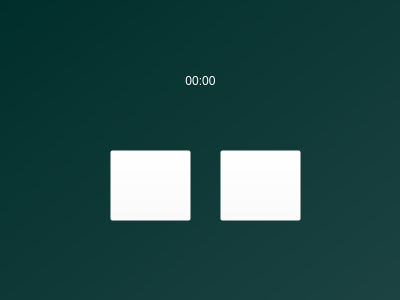
<?xml version="1.0" encoding="UTF-8"?>
<ui version="4.0">
 <class>Form</class>
 <widget class="QWidget" name="Form">
  <property name="geometry">
   <rect>
    <x>0</x>
    <y>0</y>
    <width>400</width>
    <height>300</height>
   </rect>
  </property>
  <property name="windowTitle">
   <string>Form</string>
  </property>
  <property name="autoFillBackground">
   <bool>false</bool>
  </property>
  <property name="styleSheet">
   <string notr="true">background:qlineargradient(spread:pad, x1:0, y1:0, x2:1, y2:1, stop:0 rgb(0, 46, 43), stop:1 rgb(28, 67, 66));</string>
  </property>
  <widget class="QLabel" name="label">
   <property name="geometry">
    <rect>
     <x>40</x>
     <y>30</y>
     <width>321</width>
     <height>101</height>
    </rect>
   </property>
   <property name="styleSheet">
    <string notr="true">background-color: rgba(255, 255, 255, 0);
font: 36pt &quot;Arial&quot;;
color:white;</string>
   </property>
   <property name="text">
    <string>00:00</string>
   </property>
   <property name="alignment">
    <set>Qt::AlignCenter</set>
   </property>
  </widget>
  <widget class="QPushButton" name="pushButton">
   <property name="geometry">
    <rect>
     <x>110</x>
     <y>150</y>
     <width>81</width>
     <height>71</height>
    </rect>
   </property>
   <property name="styleSheet">
    <string notr="true">background-color: rgba(255, 255, 255, 0);
color:white;</string>
   </property>
   <property name="text">
    <string/>
   </property>
   <property name="icon">
    <iconset>
     <normaloff>../Images/play_arrow_FILL0_wght400_GRAD0_opsz48.png</normaloff>../Images/play_arrow_FILL0_wght400_GRAD0_opsz48.png</iconset>
   </property>
   <property name="iconSize">
    <size>
     <width>256</width>
     <height>256</height>
    </size>
   </property>
   <property name="checkable">
    <bool>false</bool>
   </property>
  </widget>
  <widget class="QPushButton" name="pushButton_2">
   <property name="geometry">
    <rect>
     <x>220</x>
     <y>150</y>
     <width>81</width>
     <height>71</height>
    </rect>
   </property>
   <property name="styleSheet">
    <string notr="true">background-color: rgba(255, 255, 255, 0);</string>
   </property>
   <property name="text">
    <string/>
   </property>
   <property name="icon">
    <iconset>
     <normaloff>../Images/stop_FILL0_wght400_GRAD0_opsz48.png</normaloff>../Images/stop_FILL0_wght400_GRAD0_opsz48.png</iconset>
   </property>
   <property name="iconSize">
    <size>
     <width>256</width>
     <height>256</height>
    </size>
   </property>
  </widget>
 </widget>
 <resources/>
 <connections/>
</ui>
